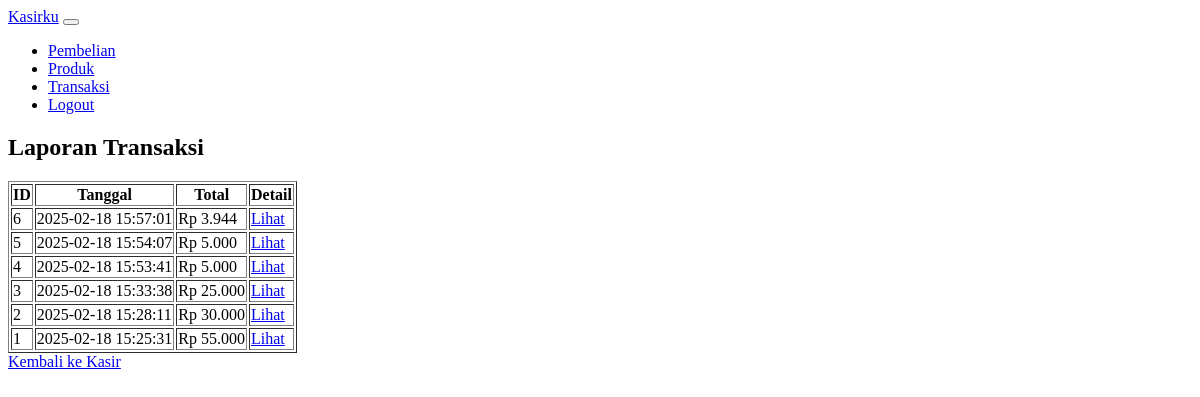
Before: /administrator/transaksi.php (signed in) with the older database file.
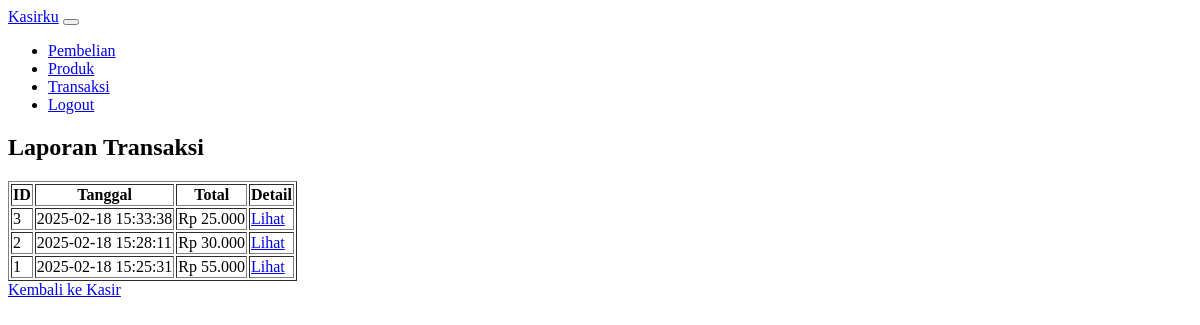
After: the same page with the newer database file.
### tables this page shows
CREATE TABLE `transaksi` (
  `id` int(11) NOT NULL AUTO_INCREMENT,
  `tanggal` timestamp NOT NULL DEFAULT current_timestamp(),
  `total` decimal(10,2) NOT NULL,
  PRIMARY KEY (`id`)
);

### administrator/transaksi.php (the view, shortened to what this page needs)
<?php
include '../koneksi.php';
include 'navbar.php';
?>
<!DOCTYPE html>
<html lang="id">
<head>
</head>
<body>
    <h2>Laporan Transaksi</h2>
    <table border="1">
        <tr>
            <th>ID</th>
            <th>Tanggal</th>
            <th>Total</th>
            <th>Detail</th>
        </tr>
        <?php
        $sql = "SELECT * FROM transaksi ORDER BY tanggal DESC";
        $result = $conn->query($sql);
        while ($row = $result->fetch_assoc()) {
            echo "<tr>
                    <td>{$row['id']}</td>
                    <td>{$row['tanggal']}</td>
                    <td>Rp " . number_format($row['total'], 0, ',', '.') . "</td>
                    <td><a href='detail_transaksi.php?id={$row['id']}'>Lihat</a></td>
                  </tr>";
        }
        ?>
    </table>
    <a href="index.php">Kembali ke Kasir</a>
</body>
</html>

Changed rows visible on the page:
removed transaksi: id "6", tanggal "2025-02-18 15:57:01", total "3.944"
removed transaksi: id "5", tanggal "2025-02-18 15:54:07", total "5.000"
removed transaksi: id "4", tanggal "2025-02-18 15:53:41", total "5.000"
